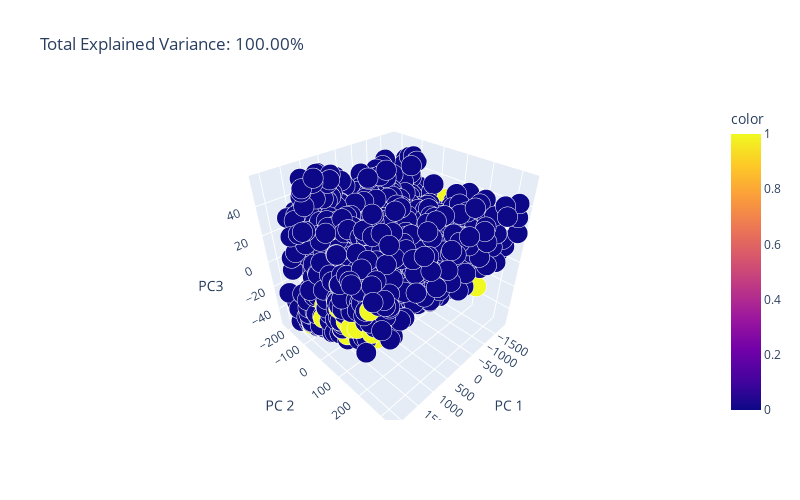

The notebook cell saved with this chart:
### Code cell
# 3 components
pca_3 = PCA(n_components = 3)
# features after pca
components_3 = pca_3.fit_transform(X_train)

total_var = pca_3.explained_variance_ratio_.sum() * 100

fig_pca = px.scatter_3d(components_3, x = 0, y = 1, z = 2, color = y_train, size = 0.1 * np.ones(len(X_train)), opacity = 1,
                        title = f'Total Explained Variance: {total_var:.2f}%',
                        labels = {'0': 'PC 1', '1': 'PC 2', '2': 'PC3'},
                        width = 800, height = 500)
fig_pca.show()

### Figure 1 — Plotly figure (JSON) as saved in the notebook; plotly's stock layout.template omitted (floating-point values rounded to 4 significant figures; data arrays with more than 128 entries replaced by an {"elided": "..."} marker saying what was removed)
{"data": [{"hovertemplate": "PC 1=%{x}<br>PC 2=%{y}<br>PC3=%{z}<br>size=%{marker.size}<br>color=%{marker.color}<extra></extra>", "legendgroup": "", "marker": {"color": {"elided": "3577 int values"}, "coloraxis": "coloraxis", "opacity": 1, "size": {"elided": "3577 float values"}, "sizemode": "area", "sizeref": 0.00025, "symbol": "circle"}, "mode": "markers", "name": "", "scene": "scene", "showlegend": false, "x": {"elided": "3577 float values"}, "y": {"elided": "3577 float values"}, "z": {"elided": "3577 float values"}, "type": "scatter3d"}], "layout": {"scene": {"domain": {"x": [0.0, 1.0], "y": [0.0, 1.0]}, "xaxis": {"title": {"text": "PC 1"}}, "yaxis": {"title": {"text": "PC 2"}}, "zaxis": {"title": {"text": "PC3"}}}, "coloraxis": {"colorbar": {"title": {"text": "color"}}, "colorscale": [[0.0, "#0d0887"], [0.1111, "#46039f"], [0.2222, "#7201a8"], [0.3333, "#9c179e"], [0.4444, "#bd3786"], [0.5556, "#d8576b"], [0.6667, "#ed7953"], [0.7778, "#fb9f3a"], [0.8889, "#fdca26"], [1.0, "#f0f921"]]}, "legend": {"tracegroupgap": 0, "itemsizing": "constant"}, "title": {"text": "Total Explained Variance: 100.00%"}, "height": 500, "width": 800}}
